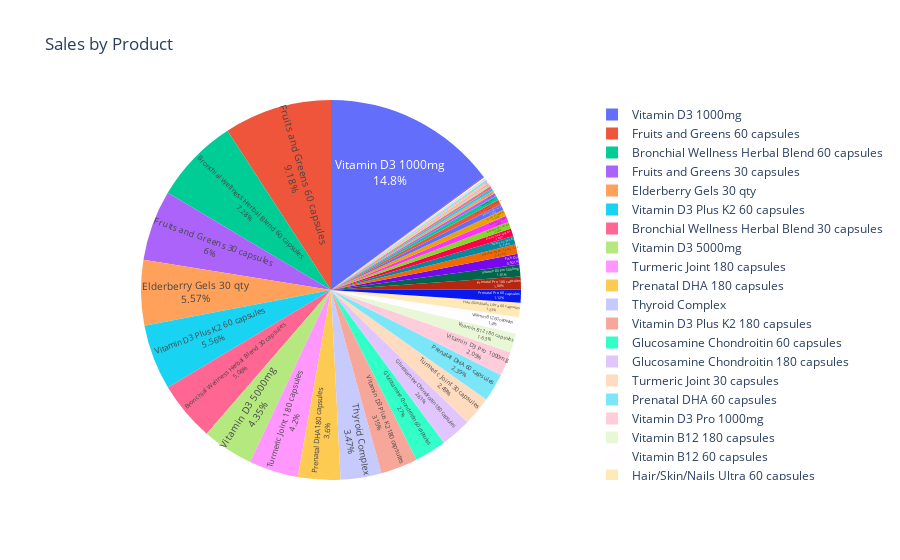

Notebook code for this chart:
### Code cell
# Plotly pie chart - net sales by "product_title" column value
per_product_sales_fig = px.pie(per_product_sales, names="product_title", values="net_sales", title="Sales by Product",
        labels={"product_title" : 'Product Title', "net_sales" :'Sales in $'})
per_product_sales_fig.update_traces(textposition='inside', textinfo='percent+label')

per_product_sales_fig.show()

### Figure 1 — Plotly figure (JSON) as saved in the notebook; plotly's stock layout.template omitted (floating-point values rounded to 4 significant figures)
{"data": [{"domain": {"x": [0, 1], "y": [0, 1]}, "hovertemplate": "Product Title=%{label}<br>Sales in $=%{value}<extra></extra>", "labels": ["Allereze Nasal Spray 2oz", "Allereze Nasal Spray 4oz", "Amino Acid Complete", "Brain Boost", "Bronchial Wellness Herbal Blend 30 capsules", "Bronchial Wellness Herbal Blend 60 capsules", "Choline", "Co Q10 180 capsules", "Co Q10 30 capsules", "Co Q10 60 capsules", "DHEA", "Digestive Support Bundle", "Elderberry Gels 180 qty", "Elderberry Gels 30 qty", "Elderberry Gels 60 qty", "Evening Primrose Oil 2oz", "Evening Primrose Oil 4oz", "Fish Oil", "Fruits and Greens 180 capsules", "Fruits and Greens 30 capsules", "Fruits and Greens 60 capsules", "Glucosamine Chondroitin 180 capsules", "Glucosamine Chondroitin 60 capsules", "Glucosamine MSM", "Hair/Skin/Nails Ultra 180 capsules", "Hair/Skin/Nails Ultra 30 capsules", "Hair/Skin/Nails Ultra 60 capsules", "Immune Support", "Liquid Magnesium", "Magnesium 100mg", "Magnessium 200mg", "New you bundle", "Phosphatidylserine", "Prenatal DHA 180 capsules", "Prenatal DHA 60 capsules", "Prenatal Pro 180 capsules", "Prenatal Pro 60 capsules", "Pro DHA Memory 180 capsules", "Pro DHA Memory 30 capsules", "Pro DHA Memory 60 capsules", "ProOmega EPA/DHA  180 capsules", "ProOmega EPA/DHA 30 capsules", "ProOmega EPA/DHA 60 capsules", "Probiotic 1500", "Stress Management", "Thyroid Complex", "Turmeric Joint 180 capsules", "Turmeric Joint 30 capsules", "Vitamin B12 180 capsules", "Vitamin B12 30 capsules", "Vitamin B12 60 capsules", "Vitamin D3 1000mg", "Vitamin D3 5000mg", "Vitamin D3 Plus K2 180 capsules", "Vitamin D3 Plus K2 60 capsules", "Vitamin D3 Pro 1000mg", "Vitamin D3 Pro 5000mg", "Vitamin Tablet Organizer", "Zinc Glycinate", "Zinc Sinus Nose Spray", "Zinc Tablets 50 mg 120 count", "Zinc Tablets 50 mg 60 count"], "legendgroup": "", "name": "", "showlegend": true, "textinfo": "percent+label", "textposition": "inside", "type": "pie", "values": [66970.0, 53440.0, 3473.0, 2895.0, 414100.0, 595100.0, 6085.0, 15.45, 44060.0, 21870.0, 12420.0, 19660.0, 47890.0, 455700.0, 40820.0, 3868.0, 1873.0, 75300.0, 35980.0, 490600.0, 750600.0, 213700.0, 221000.0, 46260.0, 902.0, 29820.0, 100700.0, 4228.0, 259.5, 0, 0, 58390.0, 16880.0, 294600.0, 195800.0, 88270.0, 91320.0, 6925.0, 19280.0, 7617.0, 323.8, 54.97, 256.9, 1254.0, 6277.0, 284000.0, 343800.0, 203400.0, 133200.0, 12.5, 114200.0, 1211000.0, 355900.0, 257800.0, 455000.0, 168000.0, 82360.0, 1985.0, 3244.0, 2175.0, 4522.0, 11750.0]}], "layout": {"legend": {"tracegroupgap": 0}, "title": {"text": "Sales by Product"}}}
